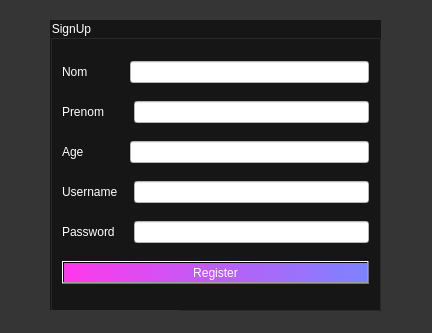
<?xml version="1.0" encoding="UTF-8"?>
<ui version="4.0">
 <class>Registry</class>
 <widget class="QDialog" name="Registry">
  <property name="geometry">
   <rect>
    <x>0</x>
    <y>0</y>
    <width>432</width>
    <height>333</height>
   </rect>
  </property>
  <property name="windowTitle">
   <string>Dialog</string>
  </property>
  <property name="styleSheet">
   <string notr="true">background-color: rgb(53, 53, 53);</string>
  </property>
  <widget class="QGroupBox" name="groupBox">
   <property name="geometry">
    <rect>
     <x>50</x>
     <y>20</y>
     <width>331</width>
     <height>291</height>
    </rect>
   </property>
   <property name="styleSheet">
    <string notr="true">background-color: rgb(22, 22, 22);
color: rgb(255, 255, 255);</string>
   </property>
   <property name="title">
    <string>SignUp</string>
   </property>
   <layout class="QVBoxLayout" name="verticalLayout">
    <item>
     <layout class="QHBoxLayout" name="horizontalLayout_4">
      <item>
       <widget class="QLabel" name="label_id">
        <property name="styleSheet">
         <string notr="true">color: rgb(255, 255, 255);
font: 75 8pt &quot;Open Sans&quot;;
font: 75 10pt &quot;MS Shell Dlg 2&quot;;</string>
        </property>
        <property name="text">
         <string>Nom           </string>
        </property>
       </widget>
      </item>
      <item>
       <widget class="QLineEdit" name="lineEdit_nom">
        <property name="styleSheet">
         <string notr="true">background-color: rgb(255, 255, 255);
color: rgb(0, 0, 0);</string>
        </property>
        <property name="maxLength">
         <number>10</number>
        </property>
       </widget>
      </item>
     </layout>
    </item>
    <item>
     <layout class="QHBoxLayout" name="horizontalLayout_5">
      <item>
       <widget class="QLabel" name="label_5">
        <property name="styleSheet">
         <string notr="true">color: rgb(255, 255, 255);
font: 75 8pt &quot;Open Sans&quot;;
font: 75 10pt &quot;MS Shell Dlg 2&quot;;</string>
        </property>
        <property name="text">
         <string>Prenom       </string>
        </property>
       </widget>
      </item>
      <item>
       <widget class="QLineEdit" name="lineEdit_prenom">
        <property name="styleSheet">
         <string notr="true">background-color: rgb(255, 255, 255);
color: rgb(0, 0, 0);</string>
        </property>
        <property name="maxLength">
         <number>10</number>
        </property>
       </widget>
      </item>
     </layout>
    </item>
    <item>
     <layout class="QHBoxLayout" name="horizontalLayout">
      <item>
       <widget class="QLabel" name="label_4">
        <property name="styleSheet">
         <string notr="true">color: rgb(255, 255, 255);
font: 75 8pt &quot;Open Sans&quot;;
font: 75 10pt &quot;MS Shell Dlg 2&quot;;</string>
        </property>
        <property name="text">
         <string>Age            </string>
        </property>
       </widget>
      </item>
      <item>
       <widget class="QLineEdit" name="lineEdit_age">
        <property name="styleSheet">
         <string notr="true">background-color: rgb(255, 255, 255);
color: rgb(0, 0, 0);</string>
        </property>
        <property name="maxLength">
         <number>2</number>
        </property>
       </widget>
      </item>
     </layout>
    </item>
    <item>
     <layout class="QHBoxLayout" name="horizontalLayout_3">
      <item>
       <widget class="QLabel" name="label_2">
        <property name="styleSheet">
         <string notr="true">color: rgb(255, 255, 255);
font: 75 8pt &quot;Open Sans&quot;;
font: 75 10pt &quot;MS Shell Dlg 2&quot;;</string>
        </property>
        <property name="text">
         <string>Username   </string>
        </property>
       </widget>
      </item>
      <item>
       <widget class="QLineEdit" name="lineEdit_u">
        <property name="styleSheet">
         <string notr="true">background-color: rgb(255, 255, 255);
color: rgb(0, 0, 0);</string>
        </property>
        <property name="maxLength">
         <number>20</number>
        </property>
       </widget>
      </item>
     </layout>
    </item>
    <item>
     <layout class="QHBoxLayout" name="horizontalLayout_2">
      <item>
       <widget class="QLabel" name="label_3">
        <property name="styleSheet">
         <string notr="true">color: rgb(255, 255, 255);
font: 75 8pt &quot;Open Sans&quot;;
font: 75 10pt &quot;MS Shell Dlg 2&quot;;</string>
        </property>
        <property name="text">
         <string>Password    </string>
        </property>
       </widget>
      </item>
      <item>
       <widget class="QLineEdit" name="lineEdit_pw">
        <property name="styleSheet">
         <string notr="true">background-color: rgb(255, 255, 255);
color: rgb(0, 0, 0);</string>
        </property>
        <property name="maxLength">
         <number>20</number>
        </property>
        <property name="echoMode">
         <enum>QLineEdit::Password</enum>
        </property>
       </widget>
      </item>
     </layout>
    </item>
    <item>
     <widget class="QPushButton" name="pushButton">
      <property name="styleSheet">
       <string notr="true">background-color: qlineargradient(spread:pad, x1:0, y1:0, x2:1, y2:0, stop:0 rgba(255, 56, 236, 255), stop:1 rgba(124, 131, 255, 255));
font: 75 10pt &quot;Algerian&quot;;
color: rgb(255, 255, 255);</string>
      </property>
      <property name="text">
       <string>Register</string>
      </property>
     </widget>
    </item>
   </layout>
  </widget>
  <widget class="QLabel" name="label">
   <property name="geometry">
    <rect>
     <x>10</x>
     <y>310</y>
     <width>171</width>
     <height>16</height>
    </rect>
   </property>
   <property name="text">
    <string/>
   </property>
  </widget>
 </widget>
 <resources/>
 <connections/>
</ui>
